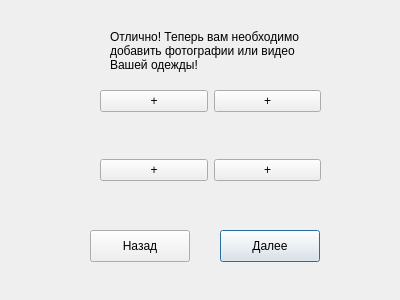
<?xml version="1.0" encoding="UTF-8"?>
<ui version="4.0">
 <class>Clothes</class>
 <widget class="QDialog" name="Clothes">
  <property name="geometry">
   <rect>
    <x>0</x>
    <y>0</y>
    <width>400</width>
    <height>300</height>
   </rect>
  </property>
  <property name="windowTitle">
   <string>Dialog</string>
  </property>
  <widget class="QPushButton" name="pushButton_2">
   <property name="geometry">
    <rect>
     <x>220</x>
     <y>230</y>
     <width>100</width>
     <height>32</height>
    </rect>
   </property>
   <property name="text">
    <string>Далее</string>
   </property>
  </widget>
  <widget class="QLabel" name="label">
   <property name="geometry">
    <rect>
     <x>110</x>
     <y>20</y>
     <width>211</width>
     <height>61</height>
    </rect>
   </property>
   <property name="text">
    <string>Отлично! Теперь вам необходимо добавить фотографии или видео Вашей одежды!</string>
   </property>
   <property name="wordWrap">
    <bool>true</bool>
   </property>
  </widget>
  <widget class="QPushButton" name="pushButton">
   <property name="geometry">
    <rect>
     <x>90</x>
     <y>230</y>
     <width>100</width>
     <height>32</height>
    </rect>
   </property>
   <property name="text">
    <string>Назад</string>
   </property>
  </widget>
  <widget class="QWidget" name="gridLayoutWidget">
   <property name="geometry">
    <rect>
     <x>100</x>
     <y>90</y>
     <width>221</width>
     <height>131</height>
    </rect>
   </property>
   <layout class="QGridLayout" name="gridLayout">
    <item row="2" column="0">
     <widget class="QPushButton" name="pushButton_6">
      <property name="text">
       <string>+</string>
      </property>
     </widget>
    </item>
    <item row="1" column="0">
     <widget class="QLabel" name="label_2">
      <property name="text">
       <string/>
      </property>
     </widget>
    </item>
    <item row="0" column="0">
     <widget class="QPushButton" name="pushButton_3">
      <property name="text">
       <string>+</string>
      </property>
     </widget>
    </item>
    <item row="0" column="1">
     <widget class="QPushButton" name="pushButton_5">
      <property name="text">
       <string>+</string>
      </property>
     </widget>
    </item>
    <item row="1" column="1">
     <widget class="QLabel" name="label_3">
      <property name="text">
       <string/>
      </property>
     </widget>
    </item>
    <item row="2" column="1">
     <widget class="QPushButton" name="pushButton_4">
      <property name="text">
       <string>+</string>
      </property>
     </widget>
    </item>
    <item row="3" column="0">
     <widget class="QLabel" name="label_4">
      <property name="text">
       <string/>
      </property>
     </widget>
    </item>
    <item row="3" column="1">
     <widget class="QLabel" name="label_5">
      <property name="text">
       <string/>
      </property>
     </widget>
    </item>
   </layout>
  </widget>
 </widget>
 <resources/>
 <connections/>
</ui>
